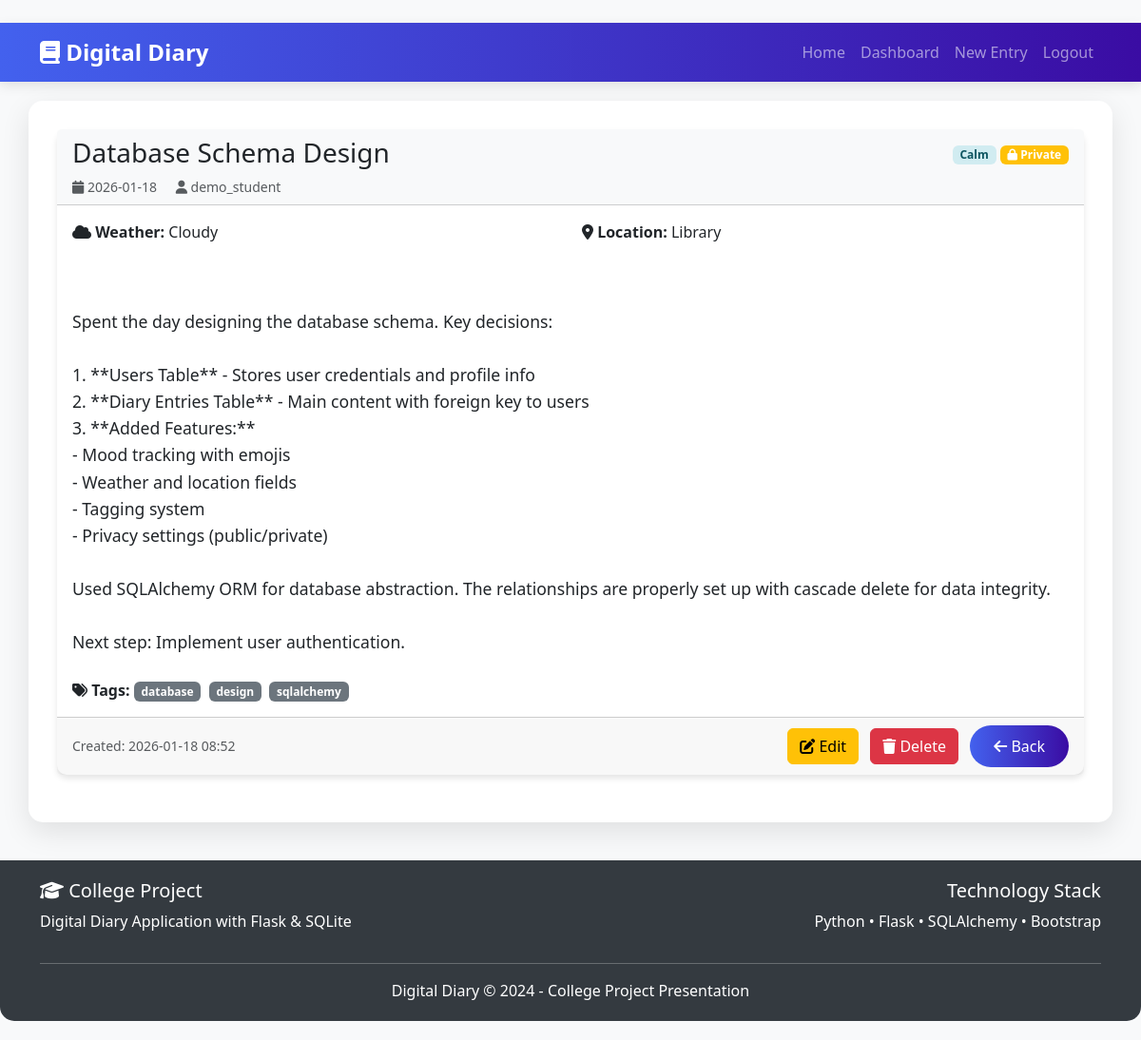
Page /entry/2 (signed in) on the committed database.
### app.py (models this page shows, shortened)
class DiaryEntry(db.Model):
    id = db.Column(db.Integer, primary_key=True)
    user_id = db.Column(db.Integer, db.ForeignKey('user.id'), nullable=False)
    title = db.Column(db.String(200), nullable=False)
    content = db.Column(db.Text, nullable=False)
    mood = db.Column(db.String(20), default='neutral')
    entry_date = db.Column(db.Date, nullable=False)
    weather = db.Column(db.String(50))
    location = db.Column(db.String(100))
    tags = db.Column(db.String(200))
    is_private = db.Column(db.Boolean, default=True)
    created_at = db.Column(db.DateTime, default=datetime.utcnow)
    updated_at = db.Column(db.DateTime, default=datetime.utcnow, onupdate=datetime.utcnow)

class User(UserMixin, db.Model):
    id = db.Column(db.Integer, primary_key=True)
    username = db.Column(db.String(50), unique=True, nullable=False)
    email = db.Column(db.String(100), unique=True, nullable=False)
    password_hash = db.Column(db.String(255), nullable=False)
    full_name = db.Column(db.String(100))
    created_at = db.Column(db.DateTime, default=datetime.utcnow)
    last_login = db.Column(db.DateTime)
    entries = db.relationship('DiaryEntry', backref='author', lazy=True, cascade='all, delete-orphan')

### app.py (the view)
@app.route('/entry/<int:entry_id>')
def view_entry(entry_id):
    entry = DiaryEntry.query.get_or_404(entry_id)
    if entry.is_private and (not current_user.is_authenticated or current_user.id != entry.user_id):
        flash('🔒 This entry is private', 'warning')
        return redirect(url_for('index'))
    tags_list = []
    if entry.tags:
        tags_list = [tag.strip() for tag in entry.tags.split(',') if tag.strip()]
    return render_template('view_entry.html',
                         entry=entry,
                         tags_list=tags_list,
                         user=current_user)

### app.py (called while the page is built)
@app.context_processor
def inject_user():
    return dict(user=current_user)

@login_manager.user_loader
def load_user(user_id):
    return User.query.get(int(user_id))

@app.context_processor
def utility_processor():
    return dict(get_mood_emoji=get_mood_emoji, get_mood_color=get_mood_color, now=datetime.utcnow)

### templates/view_entry.html (shortened to what this page needs)
﻿{% extends "base.html" %}
{% block content %}
<div class="card diary-card">
    <div class="card-header bg-light">
        <div class="d-flex justify-content-between align-items-center">
            <h3 class="mb-0">{{ entry.title }}</h3>
            <div>
                <span class="badge mood-{{ entry.mood }}">
                    {{ entry.mood|title }}
                </span>
                {% if entry.is_private %}
                    <span class="badge bg-warning">
                        <i class="fas fa-lock"></i> Private
                    </span>
                {% else %}
                    <span class="badge bg-success">
                        <i class="fas fa-globe"></i> Public
                    </span>
                {% endif %}
            </div>
        </div>
        <div class="mt-2">
            <small class="text-muted">
                <i class="fas fa-calendar"></i> {{ entry.entry_date.strftime('%Y-%m-%d') }}
                <i class="fas fa-user ms-3"></i> {{ entry.author.username }}
            </small>
        </div>
    </div>
    <div class="card-body">
        {% if entry.weather or entry.location %}
        <div class="row mb-4">
            {% if entry.weather %}
            <div class="col-md-6">
                <p><strong><i class="fas fa-cloud"></i> Weather:</strong> {{ entry.weather }}</p>
            </div>
            {% endif %}
            {% if entry.location %}
            <div class="col-md-6">
                <p><strong><i class="fas fa-map-marker-alt"></i> Location:</strong> {{ entry.location }}</p>
            </div>
            {% endif %}
        </div>
        {% endif %}
        <div style="white-space: pre-line; font-size: 1.1rem; line-height: 1.6;">
            {{ entry.content }}
        </div>
        {% if entry.tags %}
        <div class="mt-4">
            <strong><i class="fas fa-tags"></i> Tags:</strong>
            {% for tag in entry.tags.split(',') %}
                <span class="badge bg-secondary me-1">{{ tag.strip() }}</span>
            {% endfor %}
        </div>
        {% endif %}
    </div>
    <div class="card-footer">
        <div class="d-flex justify-content-between align-items-center">
            <small class="text-muted">
                Created: {{ entry.created_at.strftime('%Y-%m-%d %H:%M') }}
            </small>
            <div>
                {% if user.is_authenticated and user.id == entry.user_id %}
                    <a href="/entry/{{ entry.id }}/edit" class="btn btn-warning me-2">
                        <i class="fas fa-edit"></i> Edit
                    </a>
                    <a href="/entry/{{ entry.id }}/delete" class="btn btn-danger"
                       onclick="return confirm('Delete this entry permanently?')">
                        <i class="fas fa-trash"></i> Delete
                    </a>
                {% endif %}
                <a href="/dashboard" class="btn btn-primary ms-2">
                    <i class="fas fa-arrow-left"></i> Back
                </a>
            </div>
        </div>
    </div>
</div>
{% endblock %}

### templates/base.html (style rules this page uses)
body { background: #f8f9fa; min-height: 100vh; padding-bottom: 20px; }
.btn-primary { background: linear-gradient(90deg, #4361ee, #3a0ca3); border: none; padding: 10px 25px; border-radius: 25px; }
.diary-card { border-radius: 10px; box-shadow: 0 4px 6px rgba(0,0,0,0.1); margin-bottom: 20px; border: none; }
.mood-calm { background: #d1ecf1; color: #0c5460; }

### rows in the picture
DiaryEntry: title "Database Schema Design", mood "Calm", entry_date "2026-01-18", weather "Cloudy", location "Library", content "Spent the day designing the database schema. Key decisions: 1. **Users Table** - Stores user credentials and profile info 2. **Diary Entries Table** - Main content with foreign key to users 3. **Added Features:** - Mood tracking with emojis - Weather and location fields - Tagging system - Privacy settings (public/private) Used SQLAlchemy ORM for database abstraction. The relationships are properly set up with cascade delete for data integrity. Next step: Implement user authentication.", created_at "2026-01-18 08:52"
User: author.username "demo_student"

### other values in the picture
{{ tag.strip() }} "database" "design" "sqlalchemy"
